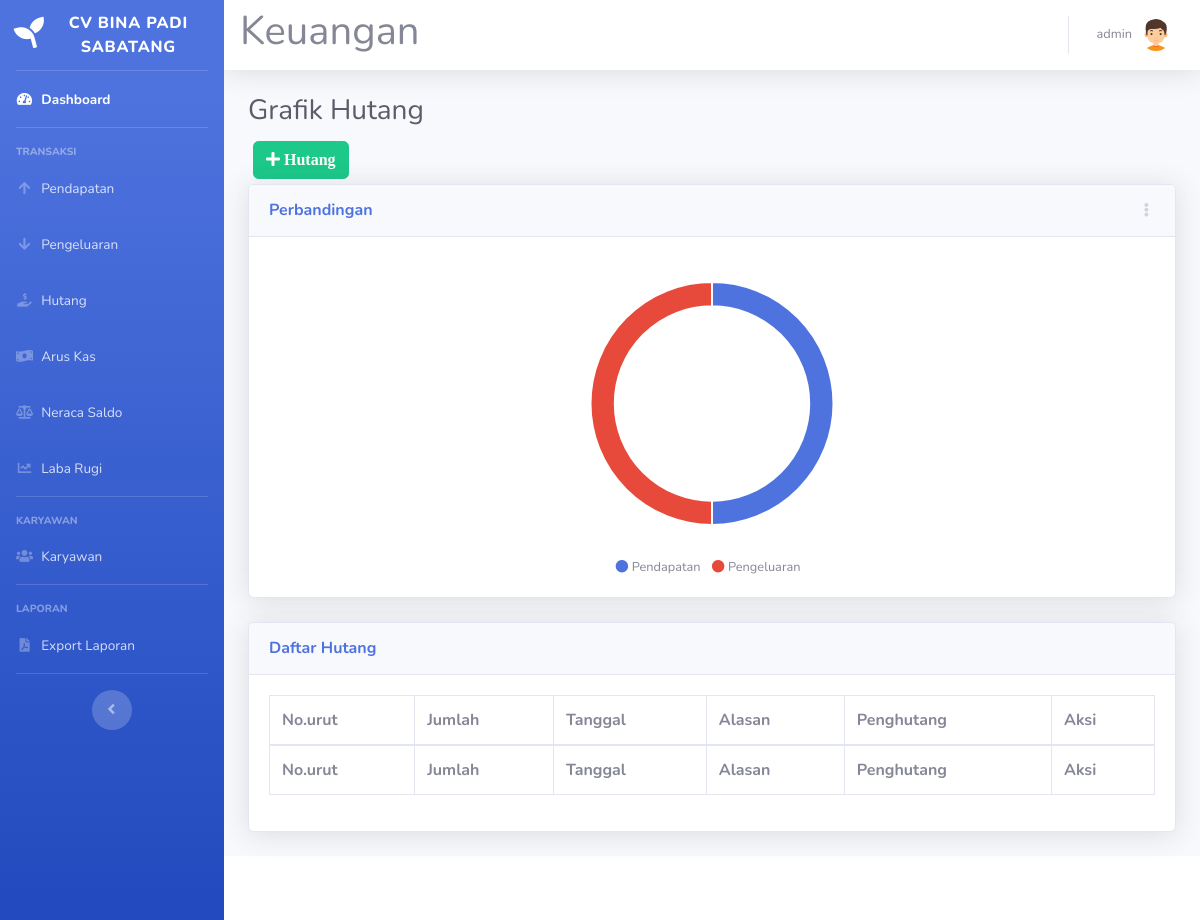
The app's page /hutang.php (signed in), older data.
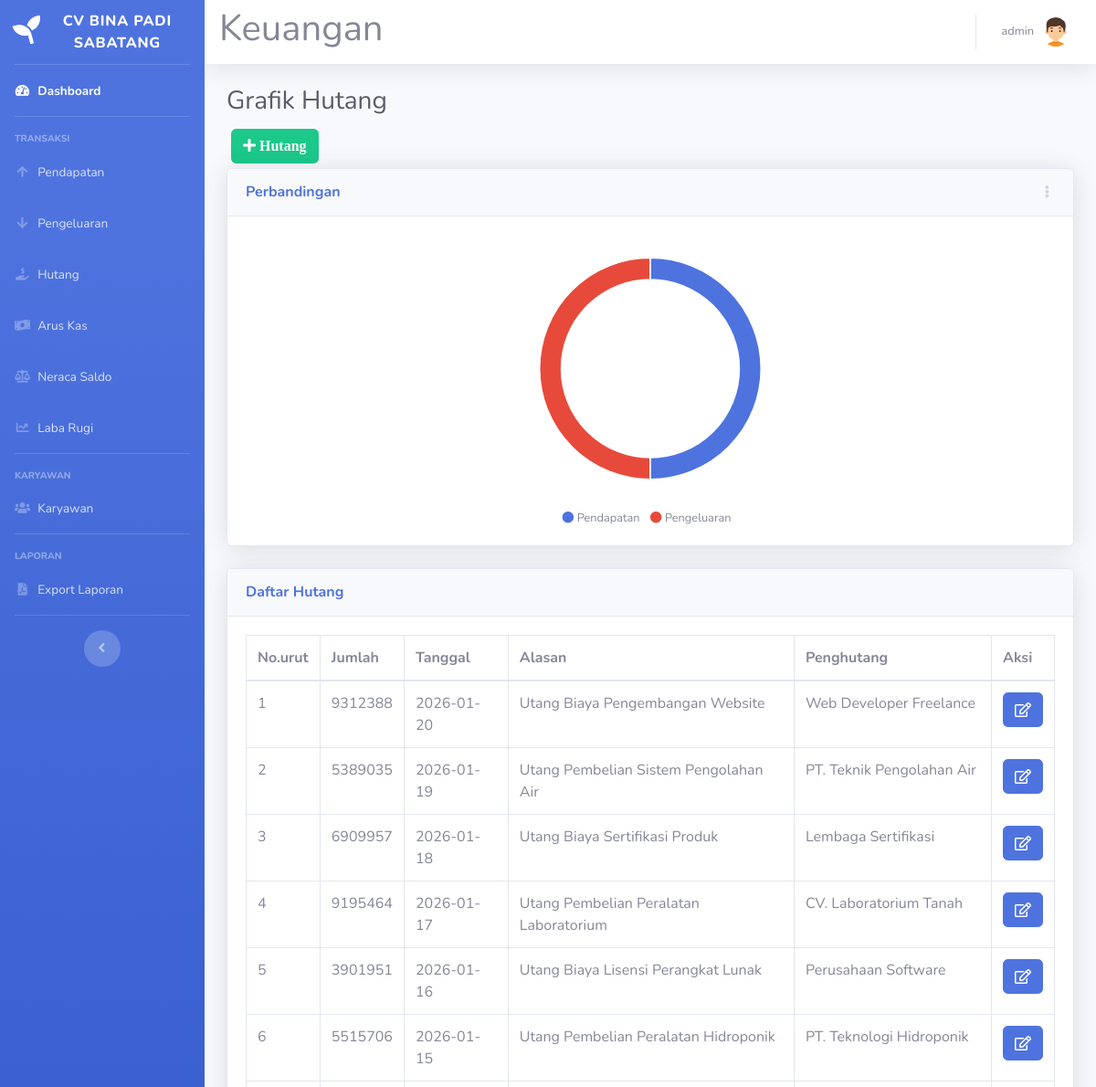
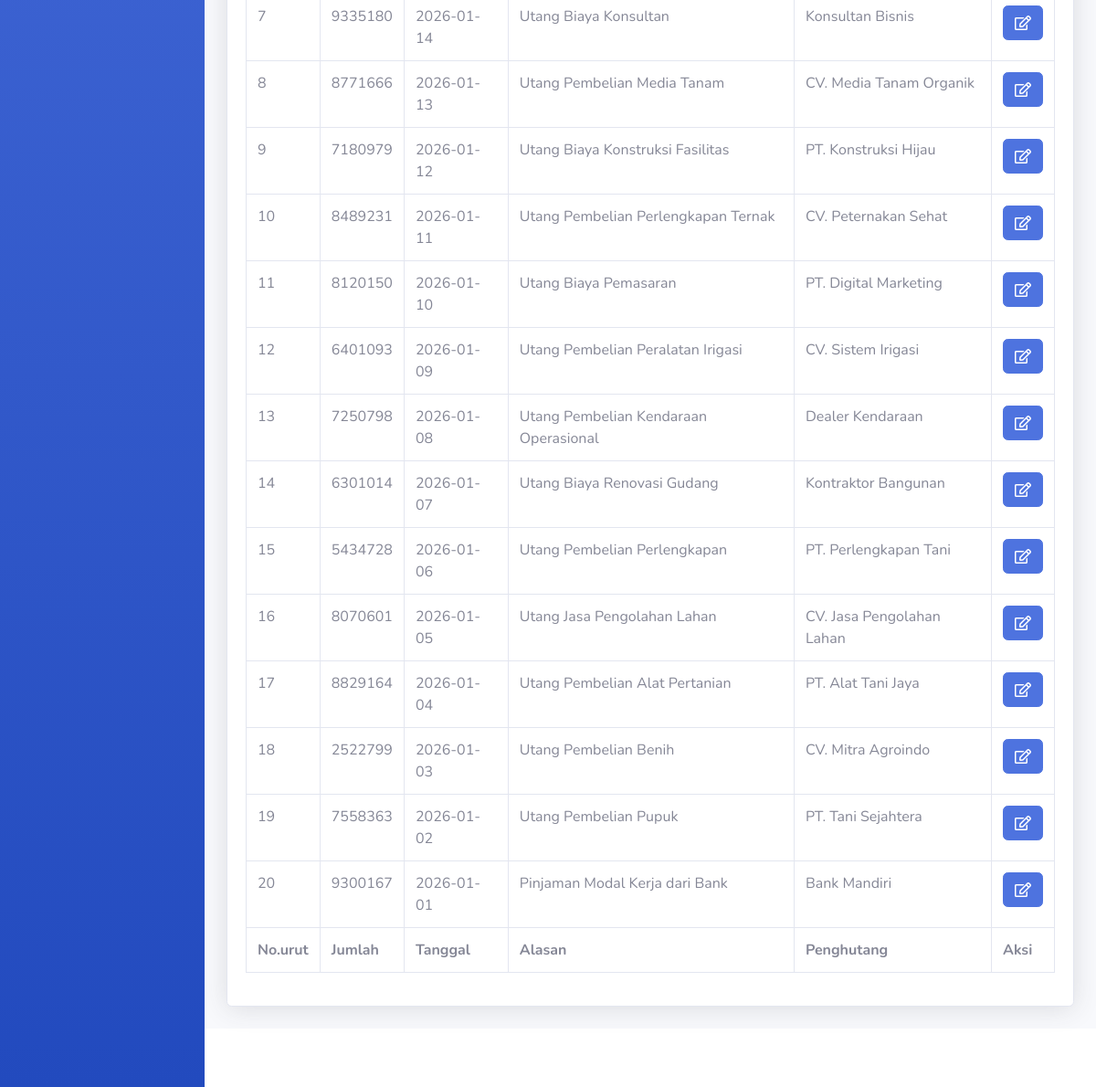
The same page, newer data (2 pictures, top to bottom).
### tables this page shows
CREATE TABLE `hutang` (
  `id_hutang` int(11) NOT NULL,
  `jumlah` int(11) NOT NULL,
  `tgl_hutang` date NOT NULL,
  `alasan` text NOT NULL,
  `penghutang` varchar(100) NOT NULL,
  `status` int(11) DEFAULT 1,
  `id_user` int(11) DEFAULT 1
);

### hutang.php (the view, shortened to what the changed rows need)
<!DOCTYPE html>
<html lang="en">
<head>
  <link href="vendor/fontawesome-free/css/all.min.css" rel="stylesheet" type="text/css">
  <link href="css/sb-admin-2.min.css" rel="stylesheet">
</head>
<body id="page-top">
  <?php
  require 'koneksi.php';
  require 'sidebar.php';
  $pendapatan_query = mysqli_query($koneksi, "SELECT id_pemasukan FROM pemasukan");
  $pendapatan = $pendapatan_query ? mysqli_num_rows($pendapatan_query) : 0;
  $pengeluaran_query = mysqli_query($koneksi, "SELECT id_pengeluaran FROM pengeluaran");
  $pengeluaran = $pengeluaran_query ? mysqli_num_rows($pengeluaran_query) : 0;
  ?>
  <div id="content">
    <?php require 'navbar.php'; ?>
    <div class="container-fluid">
      <h1 class="h3 mb-2 text-gray-800">Grafik Hutang</h1>
      <button type="button" class="btn btn-success" style="margin:5px" data-toggle="modal" data-target="#myModalTambah"><i class="fa fa-plus"> Hutang</i></button><br>
      <div class="card shadow mb-4">
        <div class="card-body">
          <div class="table-responsive">
            <table class="table table-bordered" id="dataTable" width="100%" cellspacing="0">
              <thead>
                <tr>
                  <th>No.urut</th>
                  <th>Jumlah</th>
                  <th>Tanggal</th>
                  <th>Alasan</th>
                  <th>Penghutang</th>
                  <th>Aksi</th>
                </tr>
              </thead>
              <tfoot>
                <tr>
                  <th>No.urut</th>
                  <th>Jumlah</th>
                  <th>Tanggal</th>
                  <th>Alasan</th>
                  <th>Penghutang</th>
                  <th>Aksi</th>
                </tr>
              </tfoot>
              <tbody>
                <?php
                $query = mysqli_query($koneksi, "SELECT * FROM hutang WHERE jumlah > 1000 ORDER BY tgl_hutang DESC");
                if ($query) {
                  $no = 1;
                  while ($data = mysqli_fetch_assoc($query)) {
                ?>
                    <tr>
                      <td><?= $no++ ?></td>
                      <td><?= $data['jumlah'] ?></td>
                      <td><?= $data['tgl_hutang'] ?></td>
                      <td><?= $data['alasan'] ?></td>
                      <td><?= $data['penghutang'] ?></td>
                      <td>
                        <a href="#" type="button" class=" fa fa-edit btn btn-primary btn-md" data-toggle="modal" data-target="#myModal<?php echo $data['id_hutang']; ?>"></a>
                      </td>
                    </tr>
          </div>
      <?php
                  }
                } else {
                  echo '<tr><td colspan="6" class="text-center">Belum ada data hutang atau tabel belum tersedia.</td></tr>';
                }
      ?>
      </tbody>
      </table>
        </div>
      </div>
    </div>
  </div>
  </div>
  </div>
  </div>
  <script type="text/javascript">
    // Set new default font family and font color to mimic Bootstrap's default styling
    Chart.defaults.global.defaultFontFamily = 'Nunito', '-apple-system,system-ui,BlinkMacSystemFont,"Segoe UI",Roboto,"Helvetica Neue",Arial,sans-serif';
    Chart.defaults.global.defaultFontColor = '#858796';
    // Pie Chart Example
    var ctx = document.getElementById("myPieChart");
    var myPieChart = new Chart(ctx, {
      type: 'doughnut',
      data: {
        labels: ["Pendapatan", "Pengeluaran"],
        datasets: [{
          data: [<?php echo $pendapatan ?>, <?php echo $pengeluaran ?>],
          backgroundColor: ['#4e73df', '#e74a3b'],
          hoverBackgroundColor: ['#2e59d9', '#e74a3b'],
          hoverBorderColor: "rgba(234, 236, 244, 1)",
        }],
      },
      options: {
        maintainAspectRatio: false,
        tooltips: {
          backgroundColor: "rgb(255,255,255)",
          bodyFontColor: "#858796",
          borderColor: '#dddfeb',
          borderWidth: 1,
          xPadding: 15,
          yPadding: 15,
          displayColors: false,
          caretPadding: 10,
        },
        legend: {
          display: false
        },
        cutoutPercentage: 80,
      },
    });
  </script>
</body>
</html>

Row changes from the older to the newer data that the page shows:
added hutang: jumlah "9312388", tgl_hutang "2026-01-20", alasan "Utang Biaya Pengembangan Website", penghutang "Web Developer Freelance"
added hutang: jumlah "5389035", tgl_hutang "2026-01-19", alasan "Utang Pembelian Sistem Pengolahan Air", penghutang "PT. Teknik Pengolahan Air"
added hutang: jumlah "6909957", tgl_hutang "2026-01-18", alasan "Utang Biaya Sertifikasi Produk", penghutang "Lembaga Sertifikasi"
added hutang: jumlah "9195464", tgl_hutang "2026-01-17", alasan "Utang Pembelian Peralatan Laboratorium", penghutang "CV. Laboratorium Tanah"
added hutang: jumlah "3901951", tgl_hutang "2026-01-16", alasan "Utang Biaya Lisensi Perangkat Lunak", penghutang "Perusahaan Software"
added hutang: jumlah "5515706", tgl_hutang "2026-01-15", alasan "Utang Pembelian Peralatan Hidroponik", penghutang "PT. Teknologi Hidroponik"
added hutang: jumlah "9335180", tgl_hutang "2026-01-14", alasan "Utang Biaya Konsultan", penghutang "Konsultan Bisnis"
added hutang: jumlah "8771666", tgl_hutang "2026-01-13", alasan "Utang Pembelian Media Tanam", penghutang "CV. Media Tanam Organik"
added hutang: jumlah "7180979", tgl_hutang "2026-01-12", alasan "Utang Biaya Konstruksi Fasilitas", penghutang "PT. Konstruksi Hijau"
added hutang: jumlah "8489231", tgl_hutang "2026-01-11", alasan "Utang Pembelian Perlengkapan Ternak", penghutang "CV. Peternakan Sehat"
added hutang: jumlah "8120150", tgl_hutang "2026-01-10", alasan "Utang Biaya Pemasaran", penghutang "PT. Digital Marketing"
added hutang: jumlah "6401093", tgl_hutang "2026-01-09", alasan "Utang Pembelian Peralatan Irigasi", penghutang "CV. Sistem Irigasi"
added hutang: jumlah "7250798", tgl_hutang "2026-01-08", alasan "Utang Pembelian Kendaraan Operasional", penghutang "Dealer Kendaraan"
added hutang: jumlah "6301014", tgl_hutang "2026-01-07", alasan "Utang Biaya Renovasi Gudang", penghutang "Kontraktor Bangunan"
added hutang: jumlah "5434728", tgl_hutang "2026-01-06", alasan "Utang Pembelian Perlengkapan", penghutang "PT. Perlengkapan Tani"
added hutang: jumlah "8070601", tgl_hutang "2026-01-05", alasan "Utang Jasa Pengolahan Lahan", penghutang "CV. Jasa Pengolahan Lahan"
added hutang: jumlah "8829164", tgl_hutang "2026-01-04", alasan "Utang Pembelian Alat Pertanian", penghutang "PT. Alat Tani Jaya"
added hutang: jumlah "2522799", tgl_hutang "2026-01-03", alasan "Utang Pembelian Benih", penghutang "CV. Mitra Agroindo"
added hutang: jumlah "7558363", tgl_hutang "2026-01-02", alasan "Utang Pembelian Pupuk", penghutang "PT. Tani Sejahtera"
added hutang: jumlah "9300167", tgl_hutang "2026-01-01", alasan "Pinjaman Modal Kerja dari Bank", penghutang "Bank Mandiri"
